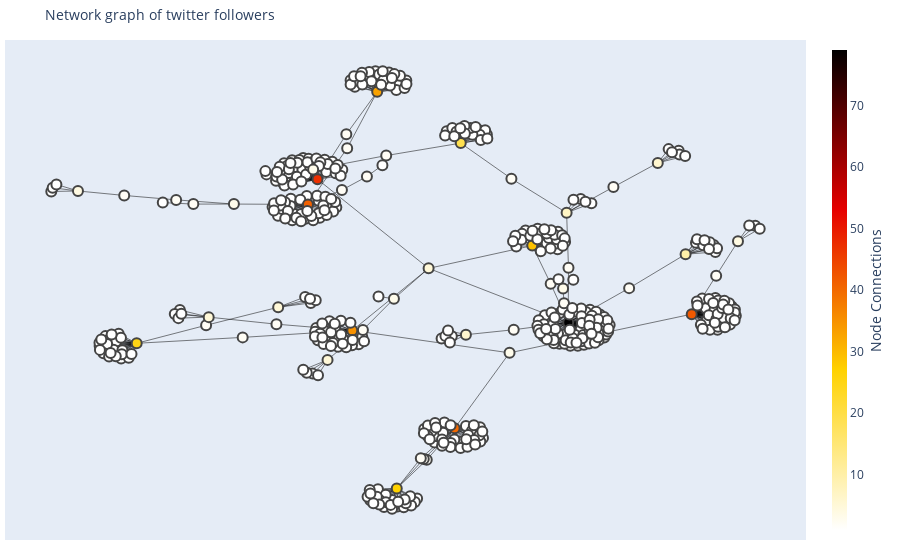

The notebook cell saved with this chart:
### Markdown cell above
We created the vizualization of the subgraph using the ploty and networkx packages. We can see that there are some central nodes within the network which have many followers but the connection between these groups are weak.

### Code cell
pos = nx.spring_layout(SG)
for node in SG.nodes():
    SG.node[node]['pos']= pos[node]
edge_x = []
edge_y = []
for edge in SG.edges():
    x0, y0 = SG.nodes[edge[0]]['pos']
    x1, y1 = SG.nodes[edge[1]]['pos']
    edge_x.append(x0)
    edge_x.append(x1)
    edge_x.append(None)
    edge_y.append(y0)
    edge_y.append(y1)
    edge_y.append(None)

edge_trace = go.Scatter(
    x=edge_x, y=edge_y,
    line=dict(width=0.5, color='black'),
    hoverinfo='none',
    mode='lines')

node_x = []
node_y = []
for node in SG.nodes():
    x, y = SG.nodes[node]['pos']
    node_x.append(x)
    node_y.append(y)

node_trace = go.Scatter(
    x=node_x, y=node_y,
    mode='markers',
    hoverinfo='text',
    marker=dict(
        showscale=True,
        colorscale='Hot',
        reversescale=True,
        color=[],
        size=10,
        colorbar=dict(
            thickness=15,
            title='Node Connections',
            xanchor='left',
            titleside='right'
        ),
        line_width=2))

node_text = []
for node in SG.nodes():
    node_text.append(str(node))

node_adjacencies = []
for node, adjacencies in enumerate(SG.adjacency()):
    node_adjacencies.append(len(adjacencies[1]))
    
node_trace.marker.color = node_adjacencies
node_trace.text = node_text

fig = go.Figure(data=[edge_trace, node_trace],
             layout=go.Layout(
                title='Network graph of twitter followers<br>',
                titlefont_size=14,
                showlegend=False,
                hovermode='closest',
                margin=dict(b=20,l=5,r=5,t=40),
                xaxis=dict(showgrid=False, zeroline=False, showticklabels=False),
                yaxis=dict(showgrid=False, zeroline=False, showticklabels=False))
                )
py.iplot(fig, filename='twitter_graph')

### Figure 1 — Plotly figure (JSON) as saved in the notebook; plotly's stock layout.template omitted (floating-point values rounded to 4 significant figures; data arrays with more than 128 entries replaced by an {"elided": "..."} marker saying what was removed)
{"data": [{"hoverinfo": "none", "line": {"color": "black", "width": 0.5}, "mode": "lines", "type": "scatter", "x": {"elided": "1452 float values"}, "y": {"elided": "1452 float values"}}, {"hoverinfo": "text", "marker": {"color": {"elided": "482 int values"}, "colorbar": {"thickness": 15, "title": {"side": "right", "text": "Node Connections"}, "xanchor": "left"}, "colorscale": [[0, "rgb(0,0,0)"], [0.3333, "rgb(230,0,0)"], [0.6667, "rgb(255,210,0)"], [1, "rgb(255,255,255)"]], "line": {"width": 2}, "reversescale": true, "showscale": true, "size": 10}, "mode": "markers", "text": {"elided": "482 str values"}, "type": "scatter", "x": {"elided": "482 float values"}, "y": {"elided": "482 float values"}}], "layout": {"hovermode": "closest", "margin": {"b": 20, "l": 5, "r": 5, "t": 40}, "showlegend": false, "title": {"font": {"size": 14}, "text": "Network graph of twitter followers<br>"}, "xaxis": {"showgrid": false, "showticklabels": false, "zeroline": false}, "yaxis": {"showgrid": false, "showticklabels": false, "zeroline": false}}}
